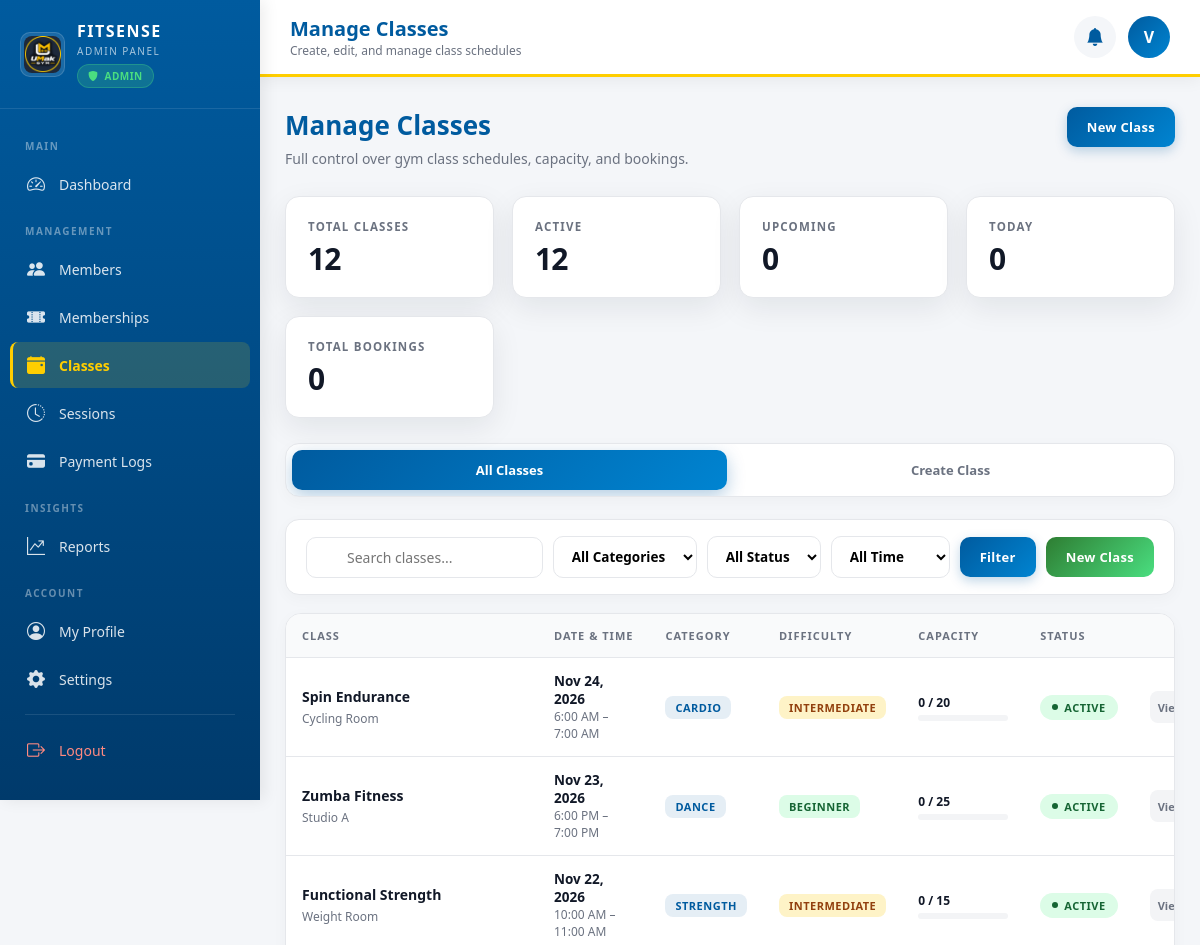
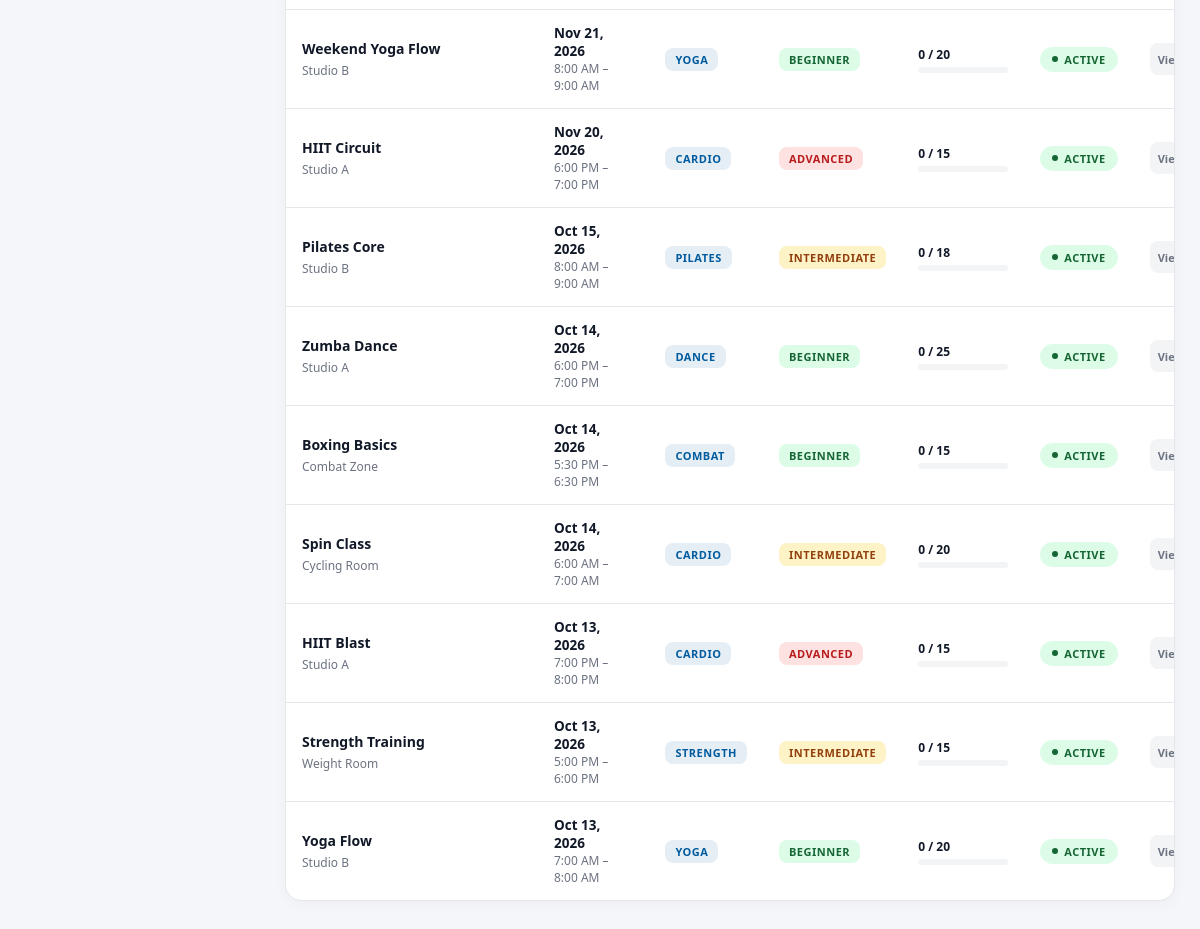
The page /Admin/admin-classes.php (signed in) on the database its author committed (2 pictures, top to bottom).
### tables this page shows
CREATE TABLE `users` (
  `id` int(11) NOT NULL,
  `fullname` varchar(100) DEFAULT NULL,
  `email` varchar(100) DEFAULT NULL,
  `phone` varchar(20) DEFAULT NULL,
  `address` varchar(255) DEFAULT NULL,
  `gender` varchar(30) DEFAULT NULL,
  `birthdate` date DEFAULT NULL,
  `username` varchar(50) DEFAULT NULL,
  `password` varchar(255) DEFAULT NULL,
  `role` enum('user','admin','super_admin') NOT NULL DEFAULT 'user',
  `account_status` enum('Active','Inactive') NOT NULL DEFAULT 'Active',
  `created_by` int(11) DEFAULT NULL,
  `must_change_password` tinyint(1) NOT NULL DEFAULT 0,
  `permissions` text DEFAULT NULL,
  `branch_id` int(11) NOT NULL,
  `created_at` timestamp NOT NULL DEFAULT current_timestamp(),
  `city` varchar(100) DEFAULT NULL,
  `state` varchar(100) DEFAULT NULL,
  `country` varchar(100) DEFAULT NULL,
  `zip` varchar(20) DEFAULT NULL,
  `is_verified` tinyint(1) NOT NULL DEFAULT 0,
  `two_factor_code` varchar(10) DEFAULT NULL,
  `two_factor_expiry` datetime DEFAULT NULL,
  `profile_image` varchar(255) DEFAULT NULL,
  `height` decimal(5,2) DEFAULT NULL,
  `weight` decimal(5,2) DEFAULT NULL,
  `fitness_goal` varchar(100) DEFAULT NULL,
  `activity_level` varchar(50) DEFAULT NULL,
  `emergency_contact` varchar(100) DEFAULT NULL,
  `emergency_phone` varchar(30) DEFAULT NULL,
  `bio` text DEFAULT NULL,
  `specialization` varchar(150) DEFAULT NULL,
  `years_experience` int(11) DEFAULT NULL,
  `certifications` text DEFAULT NULL,
  `rating` decimal(2,1) DEFAULT 5.0,
  `total_clients` int(11) DEFAULT 0,
  `date_of_birth` date DEFAULT NULL,
  `emergency_contact_name` varchar(100) DEFAULT NULL,
  `emergency_contact_phone` varchar(30) DEFAULT NULL,
  `updated_at` datetime DEFAULT NULL,
  `password_last_changed` datetime DEFAULT NULL,
  `status` enum('Active','Inactive','Suspended') DEFAULT 'Active',
  `last_login` datetime DEFAULT NULL,
  `failed_attempts` int(11) DEFAULT 0,
  `last_failed_login` datetime DEFAULT NULL
);

CREATE TABLE `classes` (
  `id` int(11) NOT NULL,
  `name` varchar(150) NOT NULL,
  `description` text DEFAULT NULL,
  `class_date` date NOT NULL,
  `start_time` time NOT NULL,
  `end_time` time NOT NULL,
  `duration_minutes` int(11) DEFAULT 60,
  `capacity` int(11) DEFAULT 15,
  `location` varchar(100) DEFAULT NULL,
  `difficulty` enum('Beginner','Intermediate','Advanced') DEFAULT 'Beginner',
  `category` varchar(50) DEFAULT 'General',
  `is_active` tinyint(1) DEFAULT 1,
  `created_at` datetime DEFAULT current_timestamp(),
  `updated_at` datetime DEFAULT current_timestamp() ON UPDATE current_timestamp()
);

### Admin/admin-classes.php (the view, shortened to what the rows shown need)
<?php
include __DIR__ . '/../conn.php';
$adminId = (int)$_SESSION['user_id'];
function safeQuery($conn, $sql, $types = '', $params = []) {
    try {
        if (!empty($params)) {
            $stmt = $conn->prepare($sql);
            if (!empty($types)) $stmt->bind_param($types, ...$params);
            $stmt->execute();
            return $stmt->get_result();
        }
        return $conn->query($sql);
    } catch (mysqli_sql_exception $e) {
        error_log("SafeQuery: " . $e->getMessage());
        return null;
    }
}
$adminData = null;
$stmt = $conn->prepare("SELECT id, fullname, username, email, profile_image, role FROM users WHERE id = ? LIMIT 1");
if ($stmt) {
    $stmt->bind_param("i", $adminId);
    $stmt->execute();
    $adminData = $stmt->get_result()->fetch_assoc();
}
$adminName = $adminData['fullname'] ?? 'Administrator';
$adminInitial = strtoupper(substr($adminName, 0, 1));
$adminAvatar = $adminData['profile_image'] ?? '';
$activeTab = $_GET['tab'] ?? 'list';
$sql = "SELECT c.id, c.name, c.description, c.class_date, c.start_time, c.end_time,
               c.duration_minutes, c.capacity, c.location, c.difficulty, c.category,
               c.is_active, c.created_at,
               (SELECT COUNT(*) FROM class_bookings WHERE class_id = c.id AND status = 'Confirmed') AS booked_count,
               (SELECT COUNT(*) FROM class_bookings WHERE class_id = c.id AND status = 'Waitlist') AS waitlist_count
        FROM classes c WHERE 1=1";
$params = []; $types = '';
$sql .= " ORDER BY c.class_date DESC, c.start_time DESC LIMIT 200";
$classes = [];
$r = safeQuery($conn, $sql, $types, $params);
if ($r) while ($row = $r->fetch_assoc()) $classes[] = $row;
$editClass = null;
$viewClass = null;
?>
<!DOCTYPE html>
<html lang="en">
<head>
    <link href="https://cdn.jsdelivr.net/npm/bootstrap-icons@1.11.0/font/bootstrap-icons.css" rel="stylesheet">
<link rel="stylesheet" href="/PBL/css/icon-policy.css">
<link rel="stylesheet" href="/PBL/css/admin-content-icons.css"></head>
<body>
<div class="main-wrapper">
    <header class="top-header">
        <div class="header-left">
            <div>
                <h2>Manage Classes</h2>
            </div>
        </div>
        <div class="header-right">
            <button class="avatar-btn" onclick="window.location.href='admin-profile.php'">
                <div class="avatar">
                    <?php if (!empty($adminAvatar) && file_exists(__DIR__ . '/../' . $adminAvatar)): ?>
                        <img src="../<?= htmlspecialchars($adminAvatar) ?>" alt="">
                    <?php else: ?>
                        <?= htmlspecialchars($adminInitial) ?>
                    <?php endif; ?>
                </div>
            </button>
        </div>
    </header>
    <main class="container">
        <div class="page-header">
            <div>
                <h1 class="page-title"><i class="bi bi-calendar-event-fill"></i> Manage Classes</h1>
            </div>
        </div>
        <div class="tab-content <?= ($activeTab === 'list' && !$editClass && !$viewClass) ? 'active' : '' ?>">
            <?php if (empty($classes)): ?>
                <div class="empty-state">
                    <div class="empty-state-icon"><i class="bi bi-calendar-x"></i></div>
                    <h3>No Classes Found</h3>
                    <p>Try adjusting your filters or create your first class.</p>
                    <a href="admin-classes.php?tab=create" class="btn btn-primary"><i class="bi bi-plus-circle-fill"></i> Create Class</a>
                </div>
            <?php else: ?>
                <div class="table-card">
                    <div class="table-responsive">
                        <table class="data-table">
                            <thead>
                                <tr>
                                    <th>Class</th>
                                    <th>Date & Time</th>
                                    <th>Category</th>
                                    <th>Difficulty</th>
                                    <th>Capacity</th>
                                    <th>Status</th>
                                    <th style="text-align: right;">Actions</th>
                                </tr>
                            </thead>
                            <tbody>
                                <?php foreach ($classes as $c):
                                    $booked = (int)$c['booked_count'];
                                    $cap = (int)$c['capacity'];
                                ?>
                                    <tr>
                                        <td>
                                            <div class="class-name-cell">
                                                <span class="name"><?= htmlspecialchars($c['name']) ?></span>
                                                <?php if (!empty($c['location'])): ?>
                                                    <span class="desc"><i class="bi bi-geo-alt-fill"></i> <?= htmlspecialchars($c['location']) ?></span>
                                                <?php endif; ?>
                                            </div>
                                        </td>
                                        <td>
                                            <div style="font-weight: 700; color: #111827;"><?= date('M j, Y', strtotime($c['class_date'])) ?></div>
                                            <div style="font-size: 12px; color: var(--text-muted);">
                                                <?= date('g:i A', strtotime($c['start_time'])) ?> – <?= date('g:i A', strtotime($c['end_time'])) ?>
                                            </div>
                                        </td>
                                        <td><span class="badge blue"><i class="bi bi-tag-fill"></i> <?= htmlspecialchars($c['category']) ?></span></td>
                                        <td>
                                            <span class="badge <?= $c['difficulty'] === 'Beginner' ? 'green' : ($c['difficulty'] === 'Intermediate' ? 'orange' : 'red') ?>">
                                                <?= htmlspecialchars($c['difficulty']) ?>
                                            </span>
                                        </td>
                                        <td>
                                            <div class="capacity-mini">
                                                <div class="capacity-mini-text"><?= $booked ?> / <?= $cap ?></div>
                                                <div class="capacity-mini-bar">
                                                </div>
                                            </div>
                                        </td>
                                        <td>
                                            <span class="status-pill <?= $c['is_active'] ? 'active' : 'inactive' ?>">
                                                <?= $c['is_active'] ? 'Active' : 'Inactive' ?>
                                            </span>
                                        </td>
                                        <td>
                                            <div class="actions-cell">
                                                <a href="admin-classes.php?tab=bookings&class_id=<?= (int)$c['id'] ?>" class="icon-btn blue" title="View Bookings">
                                                </a>
                                            </div>
                                        </td>
                                    </tr>
                                <?php endforeach; ?>
                            </tbody>
                        </table>
                    </div>
                </div>
            <?php endif; ?>
        </div>
    </main>
</div>
<script src="/PBL/js/ui-enhancements.js"></script></body>
</html>

### rows shown on the page
users: fullname "V"
classes: name "Spin Endurance", location "Cycling Room", class_date "Nov 24, 2026", start_time "6:00 AM", end_time "7:00 AM", category "CARDIO", difficulty "INTERMEDIATE", booked "0", capacity "20", is_active "ACTIVE"
classes: name "Zumba Fitness", location "Studio A", class_date "Nov 23, 2026", start_time "6:00 PM", end_time "7:00 PM", category "DANCE", difficulty "BEGINNER", booked "0", capacity "25", is_active "ACTIVE"
classes: name "Functional Strength", location "Weight Room", class_date "Nov 22, 2026", start_time "10:00 AM", end_time "11:00 AM", category "STRENGTH", difficulty "INTERMEDIATE", booked "0", capacity "15", is_active "ACTIVE"
classes: name "Weekend Yoga Flow", location "Studio B", class_date "Nov 21, 2026", start_time "8:00 AM", end_time "9:00 AM", category "YOGA", difficulty "BEGINNER", booked "0", capacity "20", is_active "ACTIVE"
classes: name "HIIT Circuit", location "Studio A", class_date "Nov 20, 2026", start_time "6:00 PM", end_time "7:00 PM", category "CARDIO", difficulty "ADVANCED", booked "0", capacity "15", is_active "ACTIVE"
classes: name "Pilates Core", location "Studio B", class_date "Oct 15, 2026", start_time "8:00 AM", end_time "9:00 AM", category "PILATES", difficulty "INTERMEDIATE", booked "0", capacity "18", is_active "ACTIVE"
classes: name "Zumba Dance", location "Studio A", class_date "Oct 14, 2026", start_time "6:00 PM", end_time "7:00 PM", category "DANCE", difficulty "BEGINNER", booked "0", capacity "25", is_active "ACTIVE"
classes: name "Boxing Basics", location "Combat Zone", class_date "Oct 14, 2026", start_time "5:30 PM", end_time "6:30 PM", category "COMBAT", difficulty "BEGINNER", booked "0", capacity "15", is_active "ACTIVE"
classes: name "Spin Class", location "Cycling Room", class_date "Oct 14, 2026", start_time "6:00 AM", end_time "7:00 AM", category "CARDIO", difficulty "INTERMEDIATE", booked "0", capacity "20", is_active "ACTIVE"
classes: name "HIIT Blast", location "Studio A", class_date "Oct 13, 2026", start_time "7:00 PM", end_time "8:00 PM", category "CARDIO", difficulty "ADVANCED", booked "0", capacity "15", is_active "ACTIVE"
classes: name "Strength Training", location "Weight Room", class_date "Oct 13, 2026", start_time "5:00 PM", end_time "6:00 PM", category "STRENGTH", difficulty "INTERMEDIATE", booked "0", capacity "15", is_active "ACTIVE"
classes: name "Yoga Flow", location "Studio B", class_date "Oct 13, 2026", start_time "7:00 AM", end_time "8:00 AM", category "YOGA", difficulty "BEGINNER", booked "0", capacity "20", is_active "ACTIVE"

### other values the page prints
$stats['total'] "12"
$stats['active'] "12"
$stats['upcoming'] "0"
$stats['today'] "0"
$stats['bookings'] "0"
